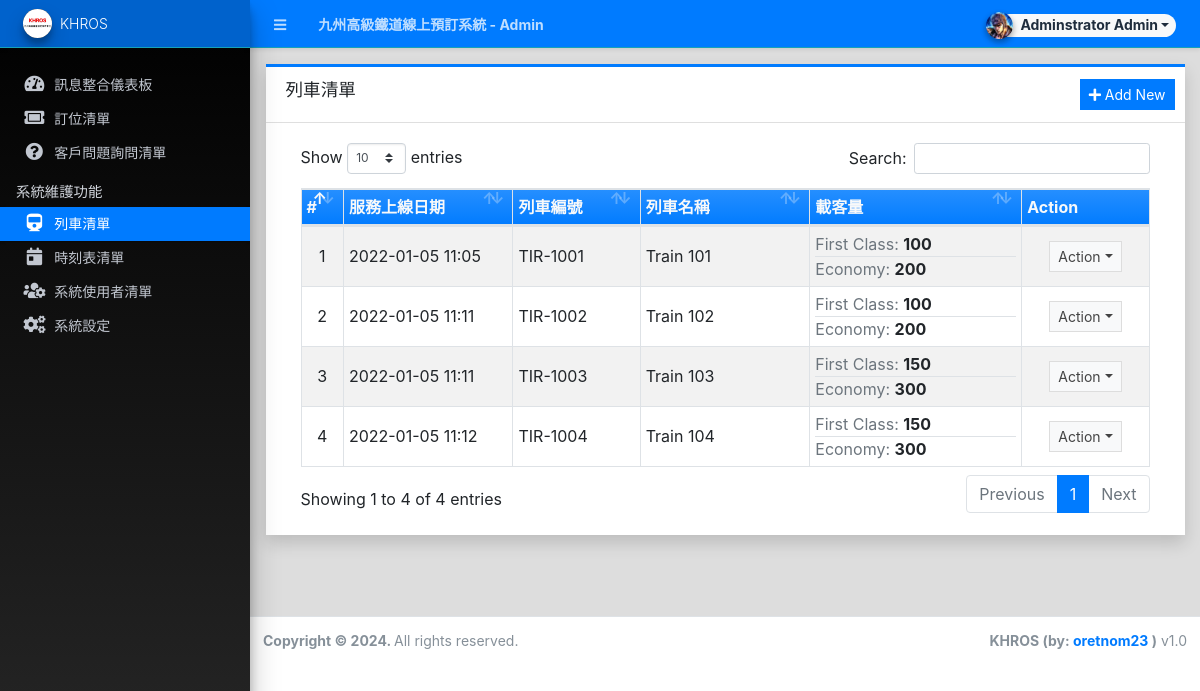
Screenshot of /admin/?page=trains (signed in) with the database file from the repository.
### tables this page shows
CREATE TABLE `train_list` (
  `id` int(30) NOT NULL,
  `code` varchar(100) NOT NULL,
  `name` text NOT NULL,
  `first_class_capacity` float NOT NULL DEFAULT 0,
  `economy_capacity` float NOT NULL DEFAULT 0,
  `delete_flag` tinyint(1) NOT NULL DEFAULT 0,
  `date_created` datetime NOT NULL DEFAULT current_timestamp(),
  `date_updated` datetime DEFAULT NULL ON UPDATE current_timestamp()
);

### admin/trains/index.php (the view, shortened to what this page needs)
<div class="card card-outline card-primary rounded-0 shadow">
	<div class="card-header">
		<h3 class="card-title">列車清單</h3>
		<div class="card-tools">
			<a href="javascript:void(0)" id="create_new" class="btn btn-flat btn-sm btn-primary"><span class="fas fa-plus"></span>  Add New</a>
		</div>
	</div>
	<div class="card-body">
		<div class="container-fluid">
        <div class="container-fluid">
			<table class="table table-bordered table-hover table-striped">
				<colgroup>
					<col width="5%">
					<col width="20%">
					<col width="15%">
					<col width="20%">
					<col width="25%">
					<col width="15%">
				</colgroup>
				<thead>
					<tr class="bg-gradient-primary text-light">
						<th>#</th>
						<th>服務上線日期</th>
						<th>列車編號</th>
						<th>列車名稱</th>
						<th>載客量</th>
						<th>Action</th>
					</tr>
				</thead>
				<tbody>
					<?php
						$i = 1;
						$qry = $conn->query("SELECT * from `train_list` where delete_flag = 0 order by `name` asc ");
						while($row = $qry->fetch_assoc()):
					?>
						<tr>
							<td class="text-center"><?php echo $i++; ?></td>
							<td class=""><?php echo date("Y-m-d H:i",strtotime($row['date_created'])) ?></td>
							<td class=""><?php echo $row['code'] ?></td>
							<td class=""><p class="m-0 truncate-1"><?php echo $row['name'] ?></p></td>
							<td class="px-0">
								<div class="border-bottom"><span class="text-muted">First Class:</span> <b><?= number_format($row['first_class_capacity']) ?></b></div>
								<span class="text-muted">Economy:</span> <b><?= number_format($row['economy_capacity']) ?></b>
							</td>
							<td align="center">
								 <button type="button" class="btn btn-flat btn-default btn-sm dropdown-toggle dropdown-icon" data-toggle="dropdown">
				                  		Action
				                  </button>
							</td>
						</tr>
					<?php endwhile; ?>
				</tbody>
			</table>
		</div>
		</div>
	</div>
</div>

### rows the page displays
train_list: date_created "2022-01-05 11:05", code "TIR-1001", name "Train 101", first_class_capacity "100", economy_capacity "200"
train_list: date_created "2022-01-05 11:11", code "TIR-1002", name "Train 102", first_class_capacity "100", economy_capacity "200"
train_list: date_created "2022-01-05 11:11", code "TIR-1003", name "Train 103", first_class_capacity "150", economy_capacity "300"
train_list: date_created "2022-01-05 11:12", code "TIR-1004", name "Train 104", first_class_capacity "150", economy_capacity "300"

### other values shown
$_settings->info('name') "九州高級鐵道線上預訂系統"
$_settings->userdata('firstname').' '.$_settings->userdata('lastname') "Adminstrator Admin"
$_settings->info('short_name') "KHROS"
